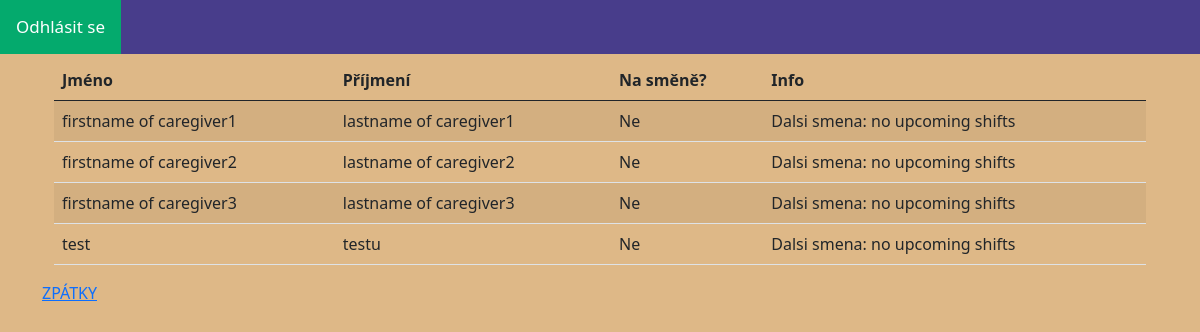
Page /klient/seznam-opatrovniku/ (signed in) on the earlier database version.
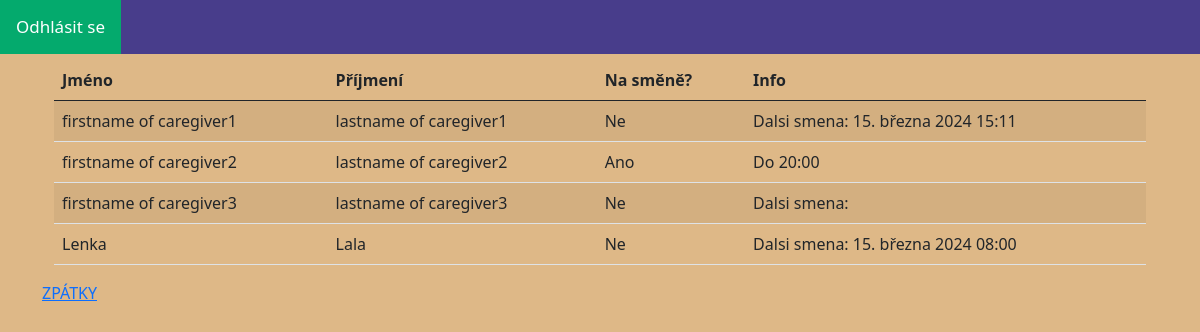
Same page on the later database version.
### caregiver/models.py (models this page shows)
class Caregiver(models.Model):
    user = models.OneToOneField(User, on_delete=models.CASCADE, default='', related_name='caregiver_profile')
    first_name = models.CharField(max_length=150)
    surname = models.CharField(max_length=150)
    start_date = models.DateField(default=datetime.now())
    objects = models.Manager()
    class ShiftManager(models.Manager):
        def create_shift(self, caregiver, date_of_shift, start, end):
            return self.create(caregiver=caregiver, date_of_shift=date_of_shift, start=start, end=end)
    shifts = ShiftManager()

class Shift(models.Model):
    date_of_shift = models.DateField()
    start = models.TimeField()
    end = models.TimeField()
    class ActivityManager(models.Manager):
        def create_activity(self, shift, time, description):
            return self.create(shift=shift, time=time, description=description)
    activities = ActivityManager()
    caregiver = models.ForeignKey(Caregiver, on_delete=models.CASCADE)

### patient/decorators.py (the view)
    def _wrapped_view(request, *args, **kwargs):
        if request.user.is_authenticated:
            groups = request.user.groups.values_list('name', flat=True)
            if 'Patients' in groups:
                return view_func(request, *args, **kwargs)
            elif 'Admins' in groups:
                messages.success(request, 'Na tuto část webu nemáte stupid.')
                return redirect('administration')
            elif 'Caregivers' in groups:
                messages.success(request, 'Na tuto část webu nemáte přístup.')
                return redirect('index_caregiver')
            else:
                messages.success(request, 'Obraťte se IT podporu.')
                return redirect('login_user')
        else:
            messages.success(request, 'Pro přístup do aplikace se přihlašte.')
            return redirect('login_user')

### patient/templates/caregivers_list.html (shortened to what this page needs)
{% extends 'base_patient.html' %}
{% block content %}
    <div class="container">
      <table class="table table-striped">
        <thead class="thead-dark">
            <tr>
                <th scope="col">Jméno</th>
                <th scope="col">Příjmení</th>
                <th scope="col">Na směně?</th>
                <th scope="col">Info</th>
            </tr>
        </thead>
        <tbody>
            {% for user_info in users_shift_info %}
            <tr>
                <td>{{ user_info.first_name }}</td>
                <td>{{ user_info.last_name }}</td>
                <td>{% if user_info.on_shift %} Ano {% else %} Ne {% endif %}</td>
                <td>{% if user_info.on_shift %} Do {{ user_info.shift_end }} {% else %} Dalsi smena: {{ user_info.next_shift_date }} {{ user_info.next_shift_start|time:"H:i" }} {% endif %}</td>
            </tr>
            {% endfor %}
        </tbody>
    </table>
    </div>
    <a href="{% url 'index_patient' %}">ZPÁTKY</a>
{% endblock %}

Differences in the rows shown:
removed Caregiver: first_name "test", last_name "testu"
added Shift: next_shift_date "15. března 2024", next_shift_start "15:11"
added Shift: shift_end "20:00"
added Caregiver: first_name "Lenka", last_name "Lala"
added Shift: next_shift_date "15. března 2024", next_shift_start "08:00"
Other differences:
new list line: "firstname of caregiver1 lastname of caregiver1"
new list line: "Ne Dalsi smena:"
new list line: "firstname of caregiver2 lastname of caregiver2"
new list line: "Ano Do"
new list line: "firstname of caregiver3 lastname of caregiver3"
list line gone: "firstname of caregiver1 lastname of caregiver1"
list line gone: "Ne Dalsi smena: no upcoming shifts"
list line gone: "firstname of caregiver2 lastname of caregiver2"
list line gone: "firstname of caregiver3 lastname of caregiver3"
